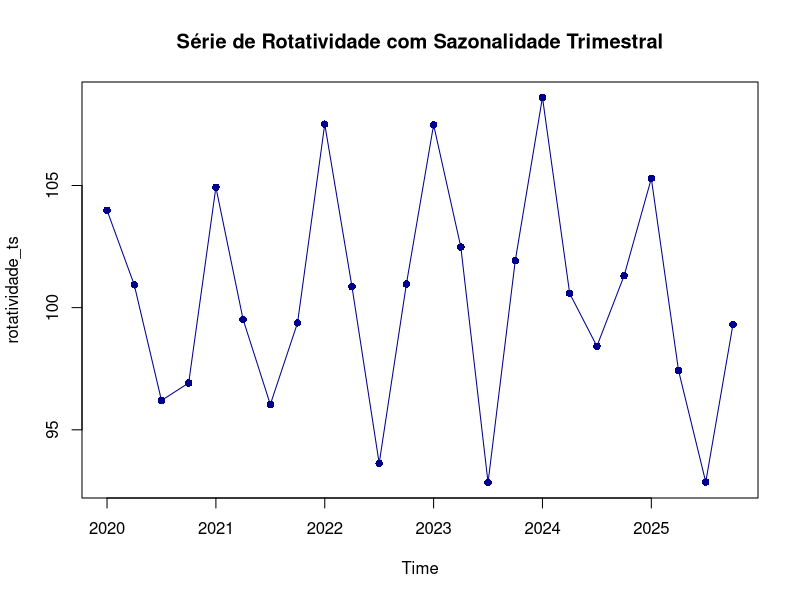
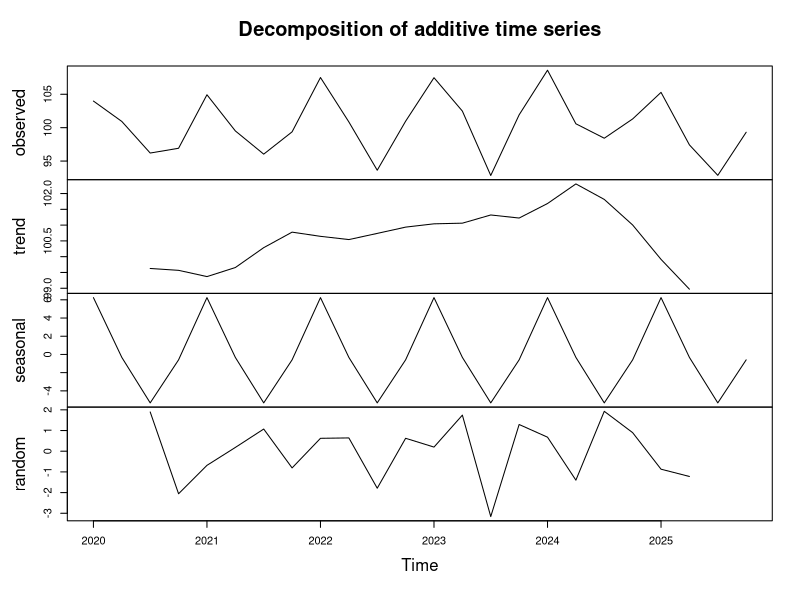
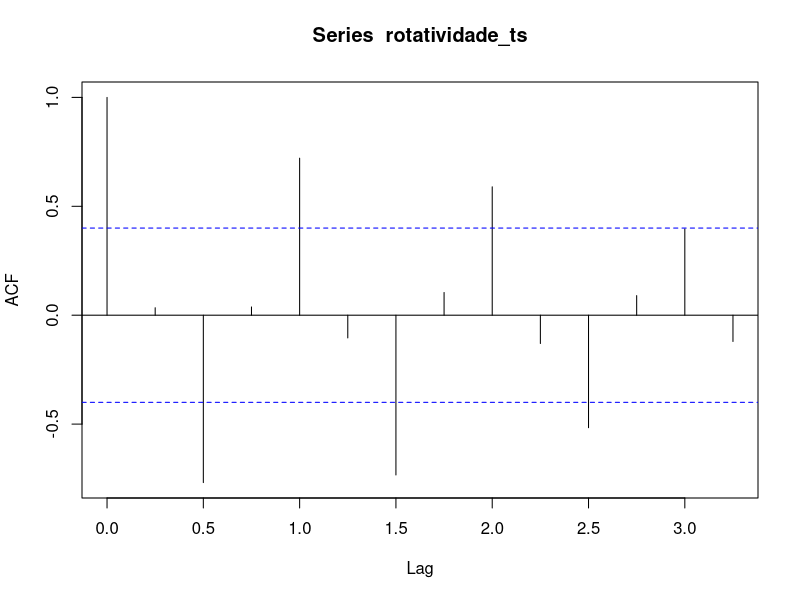
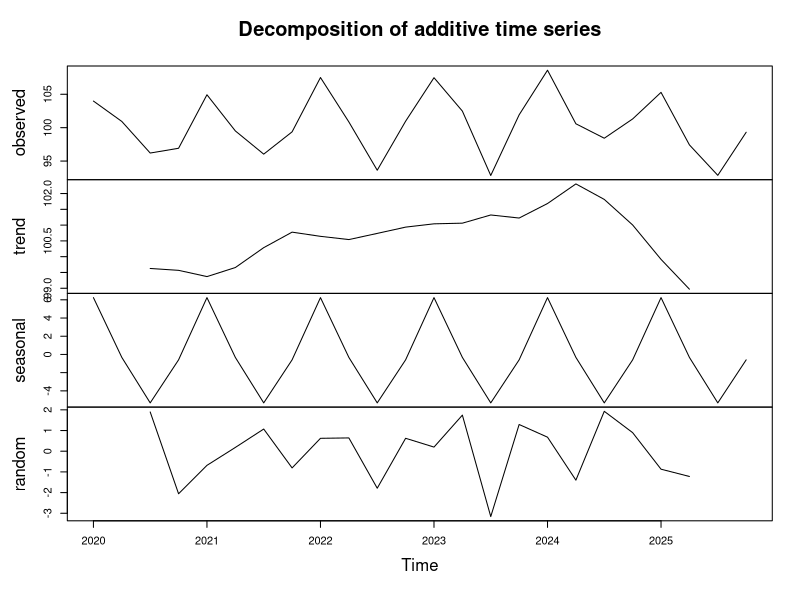
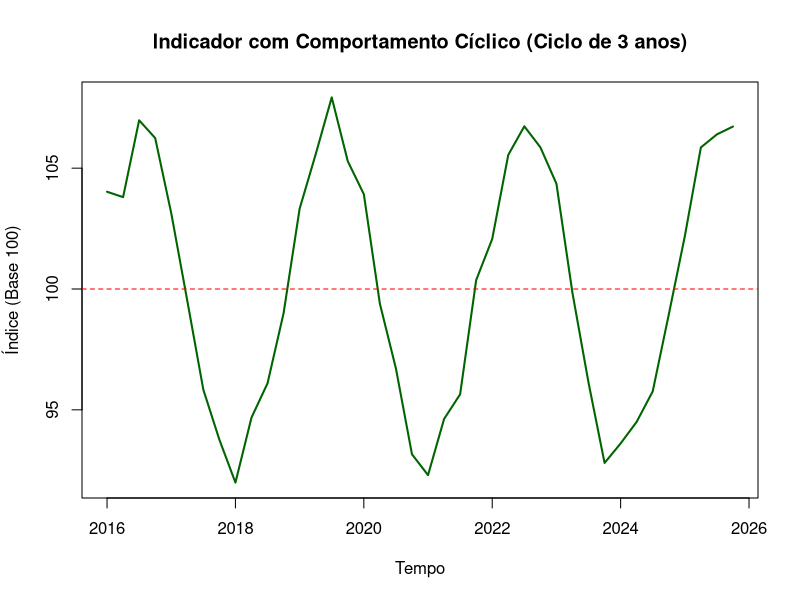

These figures' R source, in order: (Note: this script raises an error after producing the figures.)

# 1. Definições
set.seed(456)
anos <- 6
n <- anos * 4 # 24 trimestres

# 2. Criar a Sazonalidade Trimestral (Efeito fixo por trimestre)
# T1: +6 (Alta), T2: 0, T3: -5 (Baixa), T4: -1
padrao_sazonal <- c(6, 0, -5, -1)
componente_sazonal <- rep(padrao_sazonal, anos)

# 3. Gerar a série (Base 100 + Sazonalidade + Ruído aleatório)
ruido <- rnorm(n, mean = 0, sd = 1.5)
dados_trimestrais <- 100 + componente_sazonal + ruido

# 4. Converter para objeto de série temporal
rotatividade_ts <- ts(dados_trimestrais, start = c(2020, 1), frequency = 4)

# 5. Visualizar e Decompor
plot(rotatividade_ts, type="o", pch=16, col="darkblue", main="Série de Rotatividade com Sazonalidade Trimestral")
decomposicao <- decompose(rotatividade_ts)
plot(decomposicao)
rotatividade_ts
acf(rotatividade_ts)
plot(decompose(rotatividade_ts))


# ciclo -------------------------------------------------------------------

# 1. Configurações (10 anos de dados trimestrais)
set.seed(789)
anos <- 10
n <- anos * 4 
tempo <- 1:n

# 2. Criar o Componente Cíclico
# Queremos um ciclo que dure 3 anos (12 trimestres)
# A amplitude será de 7 pontos para cima e para baixo
ciclo <- 7 * sin(2 * pi * tempo / 12)

# 3. Gerar a série (Base 100 + Ciclo + Ruído)
ruido <- rnorm(n, mean = 0, sd = 1)
dados_ciclicos <- 100 + ciclo + ruido

# 4. Converter para ts
rotatividade_ciclo_ts <- ts(dados_ciclicos, start = c(2016, 1), frequency = 4)

# 5. Visualizar
plot(rotatividade_ciclo_ts, type="l", lwd=2, col="darkgreen", 
     main="Indicador com Comportamento Cíclico (Ciclo de 3 anos)",
     ylab="Índice (Base 100)", xlab="Tempo")
abline(h=100, lty=2, col="red") # Linha de base para referência

Acf(rotatividade_ciclo_ts,lag.max = 100)
plot(decompose(rotatividade_ciclo_ts))
